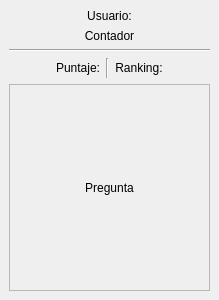
<?xml version="1.0" encoding="UTF-8"?>
<ui version="4.0">
 <class>Question</class>
 <widget class="QWidget" name="Question">
  <property name="geometry">
   <rect>
    <x>0</x>
    <y>0</y>
    <width>219</width>
    <height>300</height>
   </rect>
  </property>
  <property name="windowTitle">
   <string>Opcionables</string>
  </property>
  <layout class="QGridLayout" name="gridLayout_2">
   <property name="leftMargin">
    <number>0</number>
   </property>
   <property name="topMargin">
    <number>0</number>
   </property>
   <property name="rightMargin">
    <number>0</number>
   </property>
   <property name="bottomMargin">
    <number>0</number>
   </property>
   <item row="0" column="0">
    <widget class="QWidget" name="background" native="true">
     <layout class="QGridLayout" name="gridLayout">
      <item row="5" column="0">
       <widget class="QScrollArea" name="scrollArea">
        <property name="horizontalScrollBarPolicy">
         <enum>Qt::ScrollBarAlwaysOff</enum>
        </property>
        <property name="widgetResizable">
         <bool>true</bool>
        </property>
        <widget class="Image" name="scrollAreaWidgetContents">
         <property name="geometry">
          <rect>
           <x>0</x>
           <y>0</y>
           <width>199</width>
           <height>197</height>
          </rect>
         </property>
         <layout class="QGridLayout" name="scrollAreaLayout">
          <item row="0" column="0">
           <widget class="QLabel" name="questionLabel">
            <property name="font">
             <font>
              <pointsize>9</pointsize>
             </font>
            </property>
            <property name="text">
             <string>Pregunta</string>
            </property>
            <property name="alignment">
             <set>Qt::AlignCenter</set>
            </property>
            <property name="wordWrap">
             <bool>true</bool>
            </property>
           </widget>
          </item>
         </layout>
        </widget>
       </widget>
      </item>
      <item row="1" column="0">
       <widget class="QLabel" name="counterLabel">
        <property name="text">
         <string>Contador</string>
        </property>
        <property name="alignment">
         <set>Qt::AlignCenter</set>
        </property>
       </widget>
      </item>
      <item row="2" column="0">
       <widget class="Line" name="line">
        <property name="orientation">
         <enum>Qt::Horizontal</enum>
        </property>
       </widget>
      </item>
      <item row="0" column="0">
       <widget class="QLabel" name="lUsuario">
        <property name="text">
         <string>Usuario:</string>
        </property>
        <property name="alignment">
         <set>Qt::AlignCenter</set>
        </property>
       </widget>
      </item>
      <item row="3" column="0">
       <layout class="QHBoxLayout" name="horizontalLayout">
        <item>
         <spacer name="horizontalSpacer">
          <property name="orientation">
           <enum>Qt::Horizontal</enum>
          </property>
          <property name="sizeHint" stdset="0">
           <size>
            <width>40</width>
            <height>20</height>
           </size>
          </property>
         </spacer>
        </item>
        <item>
         <widget class="QLabel" name="scoreLabel">
          <property name="text">
           <string>Puntaje:</string>
          </property>
          <property name="alignment">
           <set>Qt::AlignCenter</set>
          </property>
         </widget>
        </item>
        <item>
         <widget class="Line" name="line_2">
          <property name="orientation">
           <enum>Qt::Vertical</enum>
          </property>
         </widget>
        </item>
        <item>
         <widget class="QLabel" name="rankingLabel">
          <property name="text">
           <string>Ranking:</string>
          </property>
          <property name="alignment">
           <set>Qt::AlignCenter</set>
          </property>
         </widget>
        </item>
        <item>
         <spacer name="horizontalSpacer_2">
          <property name="orientation">
           <enum>Qt::Horizontal</enum>
          </property>
          <property name="sizeHint" stdset="0">
           <size>
            <width>40</width>
            <height>20</height>
           </size>
          </property>
         </spacer>
        </item>
       </layout>
      </item>
     </layout>
    </widget>
   </item>
  </layout>
 </widget>
 <customwidgets>
  <customwidget>
   <class>Image</class>
   <extends>QWidget</extends>
   <header>image.hpp</header>
   <container>1</container>
  </customwidget>
 </customwidgets>
 <resources/>
 <connections/>
</ui>
